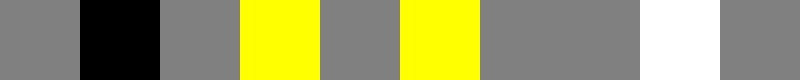
Frame 1 (no input)
Frame 60 (no input): identical to frame 1, image omitted
Frame 120 (the mouse pressed at the canvas centre since frame 60): identical to frame 1, image omitted

The p5.js sketch that drew this single still picture (run headless with seeded random() and noise() and a simulated clock; from frame 60 on, the mouse is pressed at the canvas centre):

// p5.js sketch
// ── sketch.js
/* /////////////////////////////////////

  4.043 / 4.044 Design Studio: Interaction Intelligence
  February  9, 2023
  Marcelo Coelho

  If you come from Processing, there is a Processing version here. 
  Keep in mind that there are some differences between both versions:
  https://github.com/marcelocoelho/Interface1D

*/ /////////////////////////////////////


let displaySize = 10;   // how many pixels are visible in the game
let pixelSize = 80;     // how big should they look on screen

let playerBlack;    // Adding 2 players to the game
let playerWhite;
let targetYellowOne;       // and one target for players to catch.
let targetYellowTwo;

let targetList;
let targetPositionList = [];

let stateList = [];

let display;      // Aggregates our final visual output before showing it on the screen

let controller;   // This is where the state machine and game logic lives

let collisionAnimation;   // Where we store and manage the collision animation

let score;        // Where we keep track of score and winner

let manager;      // Where we record state of every pixel slot

let obstacles = [3, 5, 7];

let level;

function setup() {

  createCanvas((displaySize*pixelSize), pixelSize);     // dynamically sets canvas size

  display = new Display(displaySize, pixelSize);        //Initializing the display

  // manager = new PixelManager(displaySize);
  for (let i = 0; i < displaySize.length; i++) {
      stateList[i] = "EMPTY";
  }
  


  targetList = [targetYellowOne, targetYellowTwo];

  targetYellowOne = new Player(color(255,255,0), obstacles[0], displaySize, true); 
  targetYellowTwo = new Player(color(255,255,0), obstacles[1], displaySize, true);   // Initializing target using the Player class 

  playerBlack = new Player(color(0,0,0), 1, displaySize, true);   // Initializing players
  playerWhite = new Player(color(255,255,255), 8, displaySize, false);
  
  


  

  targetPositionList = [targetYellowOne.position, targetYellowTwo.position];

  collisionAnimation = new Animation();     // Initializing animation

  controller = new Controller();            // Initializing controller

  score = {max:3, winner:color(0,0,0)};     // score stores max number of points, and color 

}

function draw() {

  // start with a blank screen
  background(128, 128, 128);    

  // Runs state machine at determined framerate
  controller.update();

  // After we've updated our states, we show the current one 
  display.show();
  
  

}

// ------------------------------------------------------------





// ── animation.js


class Animation {


    constructor() {
 
        this.numberOfFrames = 30;    // how many frames the animation has 
        this.pixels = 30;            // how wide the animation is
        
        // Multidimensional arrays in javascript are a bit silly
        // I recommend you watch this to understand what is happening next: https://www.youtube.com/watch?v=OTNpiLUSiB4
        this.animation = new Array(this.numberOfFrames);
       
        this.currentFrameCount = -1;       // this tracks what frame we are currently reading

        // The animation mimics an explosion and this variable tracks where the wave is in the display
        let k = 0;

        // Build up the array in this for loop
        for (let i = 0; i < this.numberOfFrames; i++) {
            
            // since javascript can't initialize a 2D array, we need to do this
            this.animation[i] = new Array(this.pixels);     
            
            // populate array with empty/black pixels
            for (let j = 0; j < this.pixels; j++) {
                this.animation[i][j] = color(0, 0, 0);
            }
        
        // Then populate array with animation
        
        // Start from the center
        let center = parseInt(this.pixels/2);
        
        // Animate to the right
        this.animation[i][k+center] = color(255, 255, 0);

        // Animate to the left
        this.animation[i][center-k] = color(255, 255, 0);
        
        // Increment animation pixel
        k = k+1;
    }

    }

    // This function advances animation to next frame and returns current frame number
    currentFrame() {

        this.currentFrameCount = this.currentFrameCount + 1;

        if (this.currentFrameCount >= this.numberOfFrames) {
            this.currentFrameCount = 0;
        }

        return this.currentFrameCount;
    }

    // Returns one pixel at a time
    grabPixel(_index) {

        return this.animation[this.currentFrameCount][_index];
    }

}


// ------------------------------------------------------------
// ── controller.js

// This is where your state machines and game logic lives


// class Controller {

//     // This is the state we start with.
//     constructor() {
//         this.gameState = "PLAY";
       
//     }
    
//     // This is called from draw() in sketch.js with every frame
//     update() {

//         // STATE MACHINE ////////////////////////////////////////////////
//         // This is where your game logic lives
//         /////////////////////////////////////////////////////////////////
//         switch(this.gameState) {

//             // This is the main game state, where the playing actually happens
//             case "PLAY":

//                 // clear screen at frame rate so we always start fresh      
//                 display.clear();
            
//                 // show all players in the right place, by adding them to display buffer
//                 display.setPixel(playerBlack.position, playerBlack.playerColor);
//                 display.setPixel(playerTwo.position, playerTwo.playerColor);
                

//                 // now add the target
//                 display.setPixel(target.position, target.playerColor);

                
//                 // check if player has caught target
//                 if (playerBlack.position == target.position)  {
//                     playerBlack.score++;              // increment score
//                     this.gameState = "COLLISION";   // go to COLLISION state
//                 }
                
//                 // check if other player has caught target        
//                 if (playerTwo.position == target.position)  {
//                     playerTwo.score++;              // increment their score
//                     this.gameState = "COLLISION";   // go to COLLISION state
//                 }

//                 break;

//             // This state is used to play an animation, after a target has been caught by a player 
//             case "COLLISION":
                
//                  // clear screen at frame rate so we always start fresh      
//                  display.clear();

//                 // play explosion animation one frame at a time.
//                 // first figure out what frame to show
//                 let frameToShow = collisionAnimation.currentFrame();    // this grabs number of current frame and increments it 
                
//                 // then grab every pixel of frame and put it into the display buffer
//                 for(let i = 0; i < collisionAnimation.pixels; i++) {
//                     display.setPixel(i,collisionAnimation.animation[frameToShow][i]);                    
//                 }

//                 //check if animation is done and we should move on to another state
//                 if (frameToShow == collisionAnimation.animation.length-1)  {
                    
//                     // We've hit score max, this player wins
//                     if (playerBlack.score >= score.max) {
//                         score.winner = playerBlack.playerColor;   // store winning color in score.winner
//                         this.gameState = "SCORE";               // go to state that displays score
                    
//                     // We've hit score max, this player wins
//                     } else if (playerTwo.score >= score.max) {
//                         score.winner = playerTwo.playerColor;   // store winning color in score.winner
//                         this.gameState = "SCORE";               // go to state that displays score

//                     // We haven't hit the max score yet, keep playing    
//                     } else {
//                         target.position = parseInt(random(0,displaySize));  // move the target to a new random position
//                         this.gameState = "PLAY";    // back to play state
//                     }
//                 } 

//                 break;

//             // Game is over. Show winner and clean everything up so we can start a new game.
//             case "SCORE":       
            
//                 // reset everyone's score
//                 playerBlack.score = 0;
//                 playerTwo.score = 0;

//                 // put the target somewhere else, so we don't restart the game with player and target in the same place
//                 target.position = parseInt(random(1,displaySize));

//                 //light up w/ winner color by populating all pixels in buffer with their color
//                 display.setAllPixels(score.winner);                    

//                 break;

//             // Not used, it's here just for code compliance
//             default:
//                 break;
//         }
//     }
// }




// This function gets called when a key on the keyboard is pressed
function keyPressed() {

    // Move player one to the left if letter A is pressed
    if (key == 'A' || key == 'a') {
        if (blackMovementCheck()){
            if (targetPositionList.indexOf(playerBlack.position) != -1) {
                stateList[playerBlack.position] = "OCCUPIED";
            }
            playerBlack.move(-1);
            stateList[playerBlack.position] = "EMPTY";
        }  
      }
    
    // And so on...
    if (key == 'D' || key == 'd') {
        if (blackMovementCheck()){
            if (targetPositionList.indexOf(playerBlack.position) != -1) {
                stateList[playerBlack.position] = "OCCUPIED";
            }
            playerBlack.move(1);
            stateList[playerBlack.position] = "EMPTY";
        }  
        console.log(playerBlack.position);
    }    

    if (key == 'J' || key == 'j') {
        if (collisionCheck(playerWhite, -1)){
            stateList[playerWhite.position] = "EMPTY";
            
            playerWhite.move(-1);
            for (let i = 0; i < targetPositionList.length; i++) {
                if (targetPositionList[i] == playerWhite.position) {
                    stateList[targetList[i].position] == "EMPTY";
                    targetList[i].move(-1);
                    stateList[targetList[i].position] == "OCCUPIED";
                }
            }
            stateList[playerWhite.position] = "OCCUPIED";
        }
    }
    
    if (key == 'L' || key == 'l') {
        if (collisionCheck(playerWhite, -1)){
            playerWhite.move(1);
        }
    }
    
    // When you press the letter R, the game resets back to the play state
    if (key == 'R' || key == 'r') {
    controller.gameState = "PLAY";
    }
  }

//State Check

function stateChange() {

}

// Collision Check

function collisionCheck(playerOnMove, movement) {
    let targetPosition = [];

    // Current position
    let playerPositionPrevious = playerOnMove.position;
    
    console.log(playerOnMove.position);
    // Check collision on next pixel
    playerOnMove.move(movement);
    let playerMovePosition = playerOnMove.position;
    // Check collision on next next pixel
    playerOnMove.move(movement);
    console.log(playerWhite.position);
    let playerMoveOneMorePosition = playerOnMove.position;

    let checkTarget = new Set(targetPositionList);
    
    if (stateList[playerMovePosition] == "OCCUPIED"){
        if (stateList[playerMoveOneMorePosition] == "OCCUPIED"){
            playerOnMove.move(-movement);
            playerOnMove.move(-movement);
            return false;
        } else {
            // for (let i = 0; i < targetPositionList.length; i++){
            //     if (targetPosition[i] == playerMovePosition) {
            //         stateList[playerMovePosition] == "EMPTY";
            //         targetList[i].move(movement);
            //         targetPosition[i] = targetList[i].position;
            //         stateList[targetPosition[i]] == "OCCUPIED";
            //     }
            // }
            playerOnMove.move(-movement);
            playerOnMove.move(-movement);
            return true;
            
        }
    } else {
        playerOnMove.move(-movement);
        playerOnMove.move(-movement);
        return true;
    }
    playerOnMove.move(-movement);
    playerOnMove.move(-movement);
    return true;
}



function blackMovementCheck() {
    let temp = 0;
    if (targetPositionList.indexOf(playerBlack.position) == -1) {
        return true;
    } else {
        for (let i = 0; i < targetPositionList.length; i++) {
            if (targetPositionList[i] == playerBlack.position) {
                temp++;
            }
        }
        if (temp == 1) {
            return true;
        }
        return false;
    }
}

// function individualCollisionCheck(position) {
//     if () {

//     }
// }
  


// ------------------------------------------------------------

class Controller {

    // This is the state we start with.
    constructor() {
        this.gameState = "PLAY";
       
    }
    
    // This is called from draw() in sketch.js with every frame
    update() {

        // STATE MACHINE ////////////////////////////////////////////////
        // This is where your game logic lives
        /////////////////////////////////////////////////////////////////
        switch(this.gameState) {

            // This is the main game state, where the playing actually happens
            case "PLAY":

                // clear screen at frame rate so we always start fresh      
                display.clear();
                targetPositionList = [targetYellowOne.position, targetYellowTwo.targetPosition];
                
   
                // now add the target
                
                // show all players in the right place, by adding them to display buffer
                display.setPixel(targetYellowOne.position, targetYellowOne.playerColor);
                display.setPixel(targetYellowTwo.position, targetYellowTwo.playerColor);

                // display.setPixel(playerBlack.position, playerBlack.playerColor);
                display.setPixel(playerBlack.position, playerBlack.playerColor);
                display.setPixel(playerWhite.position, playerWhite.playerColor);

                stateList[playerWhite.position] = "OCCUPIED";
                stateList[targetYellowOne.position] = "OCCUPIED";
                stateList[targetYellowTwo.position] = "OCCUPIED";
                // Run blackpositioncheck

                if (!blackMovementCheck()) {
                    // If black is used to mask the pixel and covered by another one
                    stateList[playerBlack.position] = "OCCUPIED";
                } else {
                    stateList[playerBlack.position] = "EMPTY";
                }

                
                
                // check if player has caught target
                // if (playerBlack.position == target.position)  {
                //     playerBlack.score++;              // increment score
                //     // this.gameState = "COLLISION";   // go to COLLISION state
                // }
                
                // // check if other player has caught target        
                // if (playerWhite.position == target.position)  {
                //     playerWhite.score++;              // increment their score
                //     // this.gameState = "COLLISION";   // go to COLLISION state
                // }

                break;

            // This state is used to play an animation, after a target has been caught by a player 
            // case "COLLISION":
                
            //      // clear screen at frame rate so we always start fresh      
            //      display.clear();

            //     // play explosion animation one frame at a time.
            //     // first figure out what frame to show
            //     let frameToShow = collisionAnimation.currentFrame();    // this grabs number of current frame and increments it 
                
            //     // then grab every pixel of frame and put it into the display buffer
            //     for(let i = 0; i < collisionAnimation.pixels; i++) {
            //         display.setPixel(i,collisionAnimation.animation[frameToShow][i]);                    
            //     }

            //     //check if animation is done and we should move on to another state
            //     if (frameToShow == collisionAnimation.animation.length-1)  {
                    
            //         // We've hit score max, this player wins
            //         if (playerBlack.score >= score.max) {
            //             score.winner = playerBlack.playerColor;   // store winning color in score.winner
            //             this.gameState = "SCORE";               // go to state that displays score
                    
            //         // We've hit score max, this player wins
            //         } else if (playerWhite.score >= score.max) {
            //             score.winner = playerWhite.playerColor;   // store winning color in score.winner
            //             this.gameState = "SCORE";               // go to state that displays score

            //         // We haven't hit the max score yet, keep playing    
            //         } else {
            //             target.position = parseInt(random(0,displaySize));  // move the target to a new random position
            //             this.gameState = "PLAY";    // back to play state
            //         }
            //     } 

            //     break;

            // // Game is over. Show winner and clean everything up so we can start a new game.
            // case "SCORE":       
            
            //     // reset everyone's score
            //     playerBlack.score = 0;
            //     playerWhite.score = 0;

            //     // put the target somewhere else, so we don't restart the game with player and target in the same place
            //     target.position = parseInt(random(1,displaySize));

            //     //light up w/ winner color by populating all pixels in buffer with their color
            //     display.setAllPixels(score.winner);                    

            //     break;

            // // Not used, it's here just for code compliance
            default:
                break;
        }
    }
}
// ── display.js
// This is used to aggregrate visual information from all objects before we display them. 
// First we populate display and then we show it to user.
// This is particularly helpful once you start outputting your game to an LED strip, of if you want to have two separate 'screens'


class Display {

    constructor(_displaySize, _pixelSize) {
  
      this.displaySize = _displaySize;
      this.pixelSize = _pixelSize;
      this.initColor = color(128, 128, 128);      // black color
      this.displayBuffer = [];
      this.displayBufferBlack = [];

      // Assign black to all pixels. Black = off
      for(let i = 0; i < this.displaySize; i++){
        this.displayBuffer[i] = this.initColor;
      }

      for(let i = 0; i < this.displaySize; i++){
        this.displayBufferBlack[i] = this.initColor;
      }
  
    }
  
     // Color a specific pixel in the buffer
    setPixel(  _index,  _color) {
        this.displayBuffer[_index]  = _color;
    }

    setPixelBlack(  _index,  _color) {
        this.displayBufferBlack[_index]  = _color;
        fill(this.displayBufferBlack[_index]);
        rect(_index*this.pixelSize,0,this.pixelSize,this.pixelSize);
    }
  

    // Color all pixels in the buffer
    setAllPixels( _color) {
      
      for(let i = 0; i < displaySize; i++) { 
        display.setPixel(i, _color); 
      }
    }

    drawBlackPixel(position) {
      fill(color(0, 0, 0));
      rect(position*this.pixelSize,0,this.pixelSize,this.pixelSize);
    }


    // Now write it to screen
    // This is the only function in the entire software that writes something directly to the screen.
    show() {
      for (let i =0; i< this.displaySize; i++) {
        noStroke();
        fill(this.displayBuffer[i]);
        rect(i*this.pixelSize,0,this.pixelSize,this.pixelSize);
      }
    }


    
    // Let's empty the display before we start adding things to it again
    clear() {

        for(let i = 0; i < this.displaySize; i++) {    
        this.displayBuffer[i] = this.initColor; 
        }
    }
    

  }


  // ------------------------------------------------------------
// ── level.js
// Consturct a level that initialize the position of players and boxes

class Level {
    constructor(_levelNumber, _displaySize, _playerPosition, _boxPosition) {
        this.levelNumber = _levelNumber;
        this.displaySize = _displaySize;
        this.playerPosition = _playerPosition;
        this.boxPosition = _boxPosition;
    }

}
// ── manager.js



class PixelManager {

    constructor(_displaySize) {
        let _stateManager;
        this.pixelSize = _displaySize;

        for (let i = 0; i < this.displaySize; i++){
            _stateManager[i] = [0, 0, 0];
        }
        this.pixelStateManager = _stateManager;
    }

    changePixelState(pixelOn, horizontalSlot, verticalSlot){
        this.pixelStateManager[horizontalSlot][verticalSlot] = pixelOn;
    }
}

// ── player.js

// This holds some player information, like color and position.
// It also has some player methods for managing how a player moves.


class Player {
  
    constructor(_color, _position, _displaySize, _collisionBox) {
        this.playerColor = _color;
        this.position = _position;
        this.score = 0;
        this.displaySize = _displaySize;
        this.collisionBox = _collisionBox;
    }



    // Move player based on keyboard input
    move(_direction) {

        // increments or decrements player position
        this.position = this.position + _direction;
      
        // if player hits the edge of display, loop around
        if (this.position == -1) {
            this.position = this.displaySize - 1;
        } else if (this.position == this.displaySize) {
            this.position = 0;
        } 
         
    } 
  }

  // ------------------------------------------------------------
